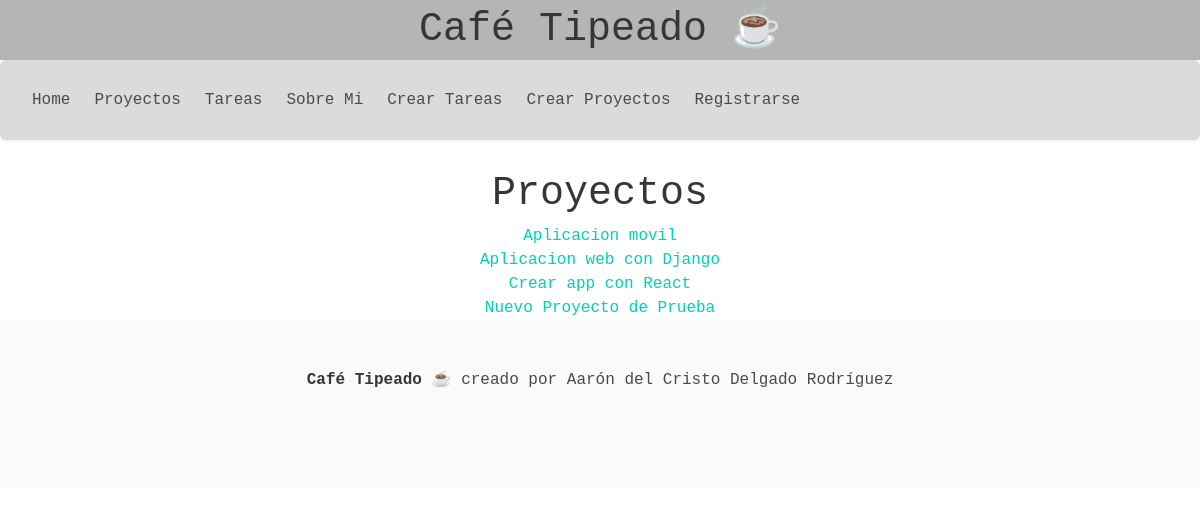
The page /proyecto/ on the database its author committed.
### miapp/models.py (models this page shows, shortened)
class Proyecto(models.Model):
    name = models.CharField(max_length=200)

### miapp/views.py (the view)
# urls.py: path('proyecto/',views.proyecto,name="proyecto"),
def proyecto(request):
    proyectos = Proyecto.objects.all()
    titulo = "Café Tipeado"
    return render(request,'proyectos/Proyectos.html',
                  {
                      'proyectos':proyectos,
                      'titulo': titulo
                  })

### miapp/templates/proyectos/Proyectos.html (shortened to what this page needs)
<!DOCTYPE html>
<html lang="en">
<head>
    <link href="https://cdn.jsdelivr.net/npm/bulma@0.9.4/css/bulma.min.css" rel="stylesheet">
    <link rel="stylesheet" href="https://cdnjs.cloudflare.com/ajax/libs/font-awesome/4.7.0/css/font-awesome.min.css">
</head>
<body class="has-text-centered has-navbar-fixed-bottom  is-family-code">
    {% extends 'layouts/navbar.html' %}
    {% block content %}
    <h1 class="is-size-2 has-text-dark has-text-centered">
        Proyectos
    </h1>
    {% for proyecto in proyectos %}
        <article >
            <h2 class="is-family-code has-text-primary">{{ proyecto.name }} </h2>
        </article>
    {% endfor %}
    {% endblock %}
    {% block bar %}
        {% include "layouts/footer.html" %}
    {% endblock %}

### rows shown on the page
Proyecto: name "Aplicacion movil"
Proyecto: name "Aplicacion web con Django"
Proyecto: name "Crear app con React"
Proyecto: name "Nuevo Proyecto de Prueba"
